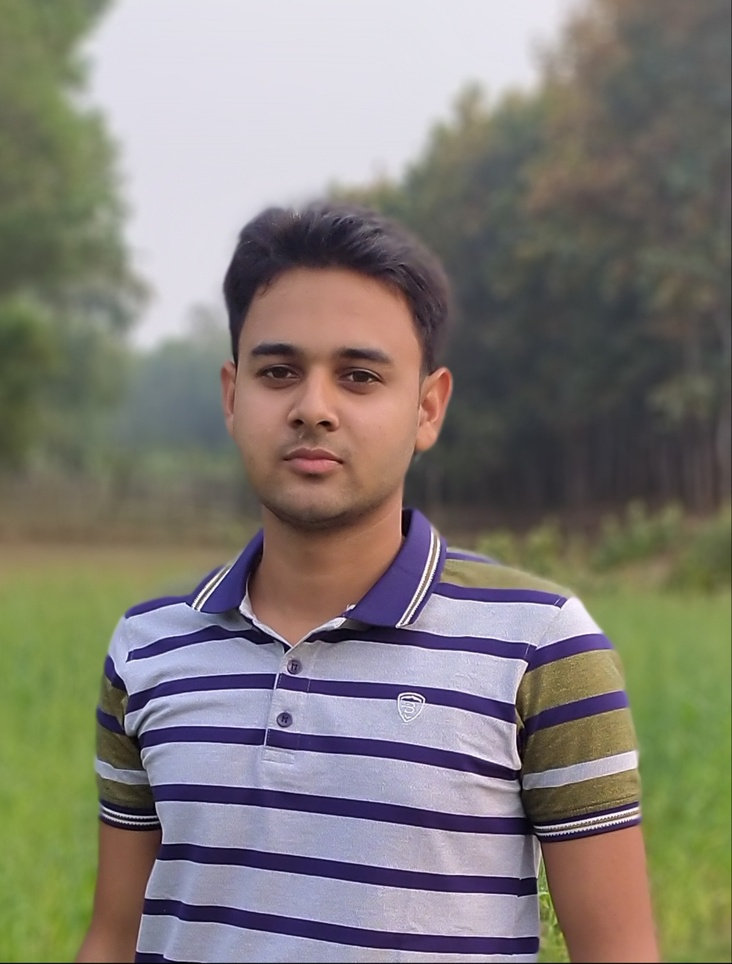
#> input picture saju.jpg, 732 x 964 px, shrunk from 1057 x 1393 before the run
$ python access_pixel_data.py
#> lines starting #> are read from the running program, lines starting #| are printed output that depends on the picture; after the words box and inside, x2 and y2 are one past the last pixel; in counts of white or black regions, pixels touching at a corner belong together
import matplotlib.pyplot as plt
import numpy as np
import cv2

src_img = cv2.imread('saju.jpg', cv2.IMREAD_GRAYSCALE)
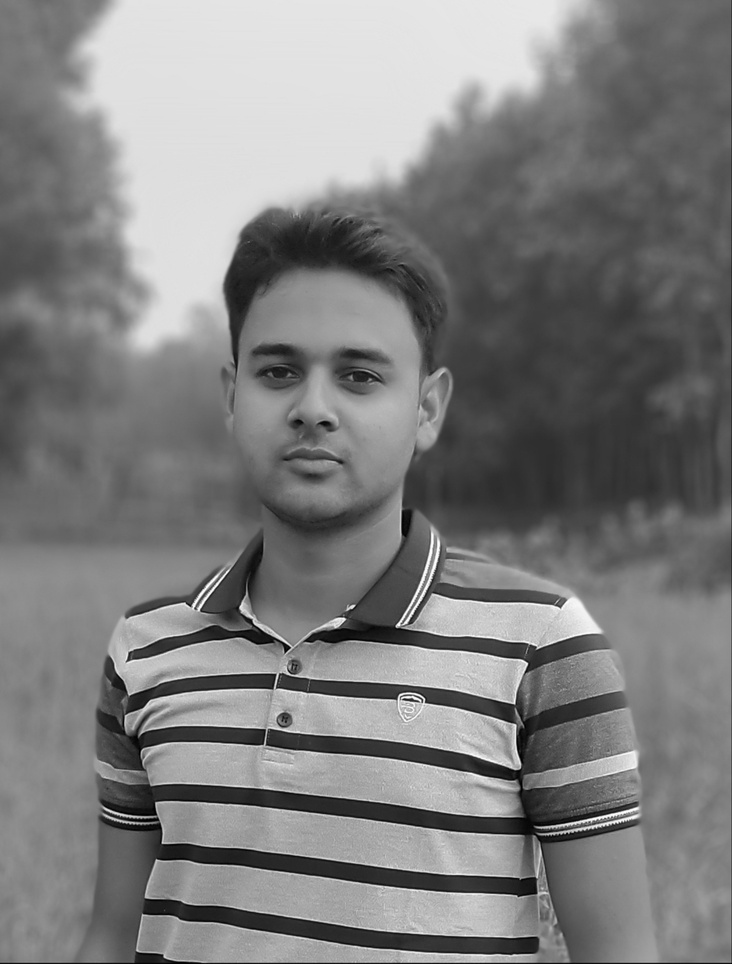
#> src_img: shape (964, 732); min 0, max 255, mean 125.7
rows, cols = src_img.shape
#> rows = 964; cols = 732
dest_img = np.zeros((rows, cols))

for i in range(rows):
  for j in range(cols):
    if (src_img[i][j] >= 127):
      dest_img[i][j] = 1
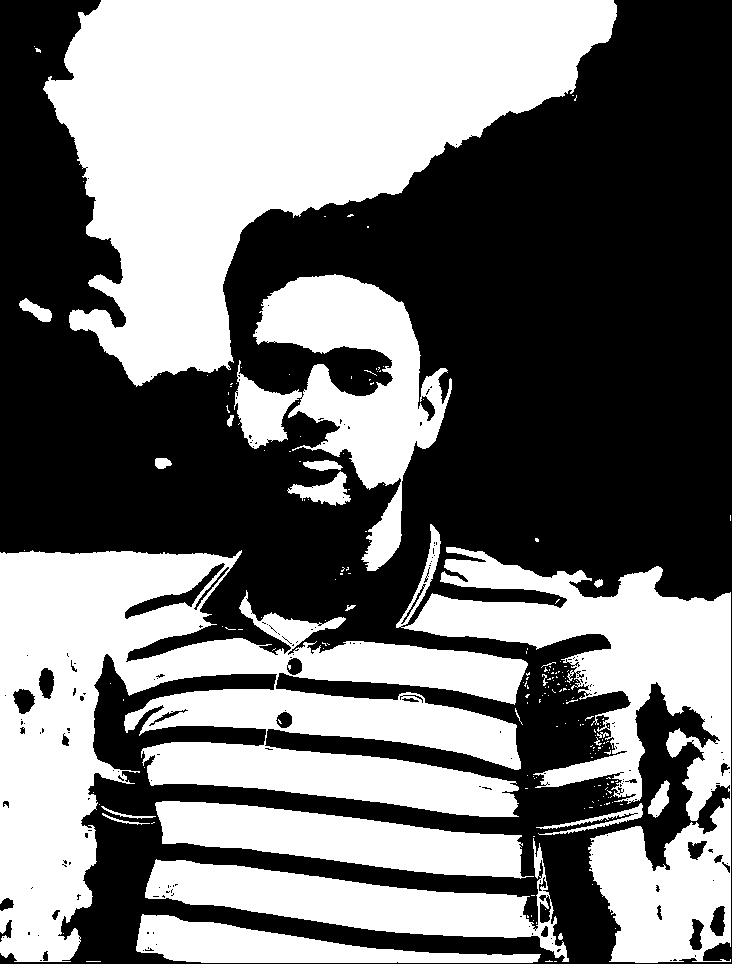
#> dest_img: shape (964, 732) float64; values 0 (black) and 1 (white), 46.5% white; 203 white regions (180 under 20 px), largest, box (x1, y1, x2, y2) and area: (43, 0, 617, 387) 113863, (0, 550, 528, 962) 92770, (396, 524, 731, 963) 49342

cv2.imshow('Fnal Image', dest_img)
cv2.waitKey(0)
cv2.destroyAllWindows()

$ run again, with image5.jpg copied over saju.jpg
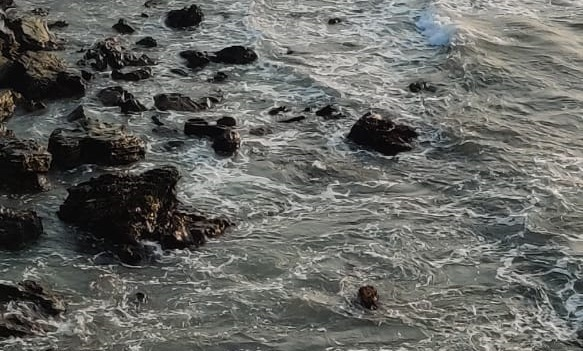
#> input picture image5.jpg, 583 x 351 px
#> after the loop `for i in range(rows):`:
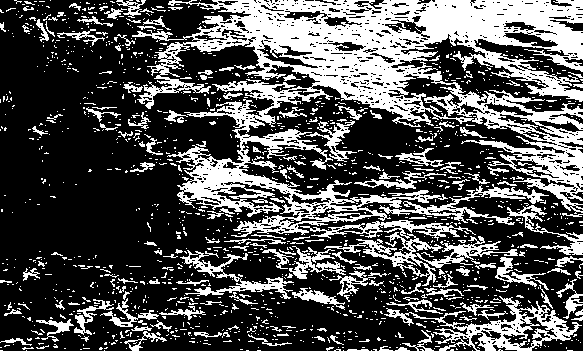
#> dest_img: shape (351, 583) float64; values 0 (black) and 1 (white), 32% white; 1456 white regions (1284 under 20 px), largest, box (x1, y1, x2, y2) and area: (132, 0, 583, 237) 38934, (300, 220, 518, 286) 3083, (384, 296, 582, 351) 2825
